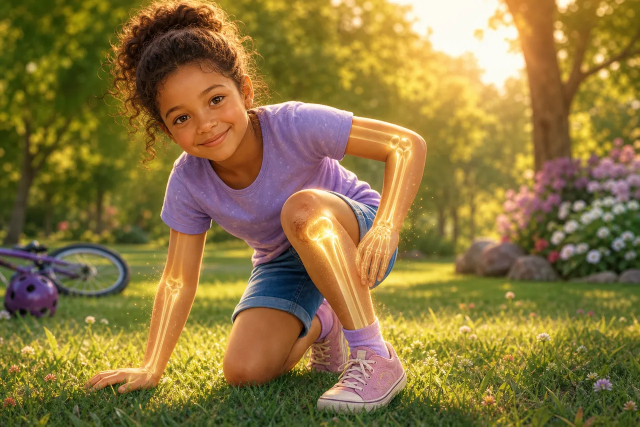
#> input picture book_html/explore my body/assets/bones-main-2.webp, 1280 x 853 px (shown at 1/2 size)
$ python embed_image.py ../assets/bones-main-2.webp
#> lines starting #> are read from the running program, lines starting #| are printed output that depends on the picture
#!/usr/bin/env python3
"""Resize PNG to JPEG data-uri payload for embed script."""
import base64
import io
import sys
from pathlib import Path

from PIL import Image

path = Path(sys.argv[1])
img = Image.open(path).convert("RGB")
#> img is the input picture: PIL image 1280x853 RGB; mean R, G, B 139.4, 118.3, 62.7
img = img.resize((640, 360), Image.Resampling.LANCZOS)
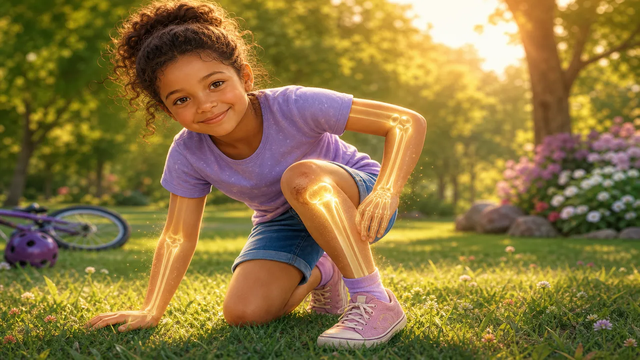
#> img: PIL image 640x360 RGB; mean R, G, B 139.4, 118.3, 62.7
buf = io.BytesIO()
img.save(buf, format="JPEG", quality=82, optimize=True)
print(base64.b64encode(buf.getvalue()).decode("ascii"))

$ run again, on book_html/explore my body/assets/brain-main-2.webp
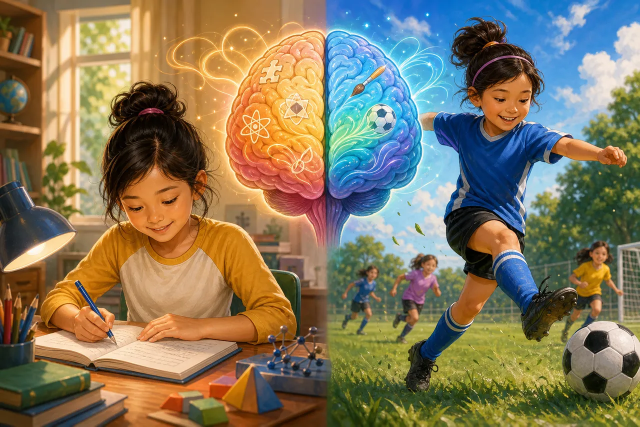
#> input picture book_html/explore my body/assets/brain-main-2.webp, 1280 x 853 px (shown at 1/2 size)
#> img is the input picture: PIL image 1280x853 RGB; mean R, G, B 131.6, 120.4, 93.7
#> `img = img.resize((640, 360), Image.Resampling.LANCZOS)`:
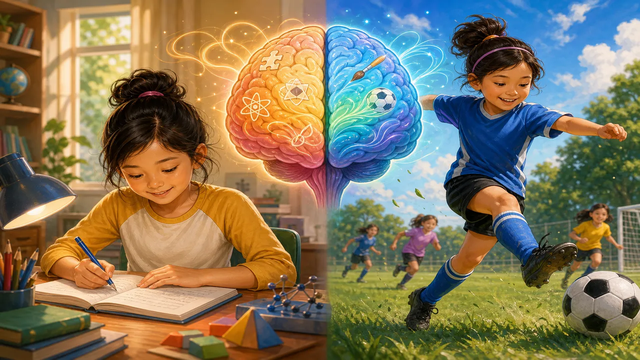
#> img: PIL image 640x360 RGB; mean R, G, B 131.6, 120.4, 93.7

$ run again, on book_html/explore my body/assets/heart-main-2.webp
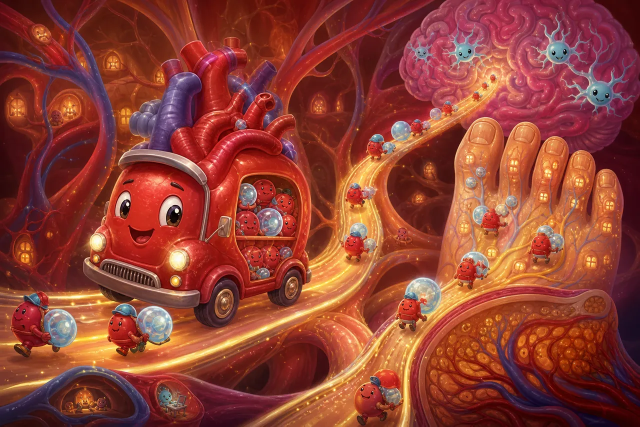
#> input picture book_html/explore my body/assets/heart-main-2.webp, 1280 x 853 px (shown at 1/2 size)
#> img is the input picture: PIL image 1280x853 RGB; mean R, G, B 143.8, 64.3, 51.4
#> `img = img.resize((640, 360), Image.Resampling.LANCZOS)`:
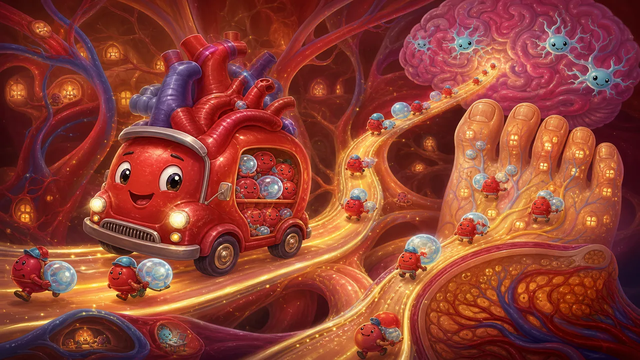
#> img: PIL image 640x360 RGB; mean R, G, B 143.8, 64.3, 51.4

$ run again, on book_html/explore my body/assets/ears-exp-2.png
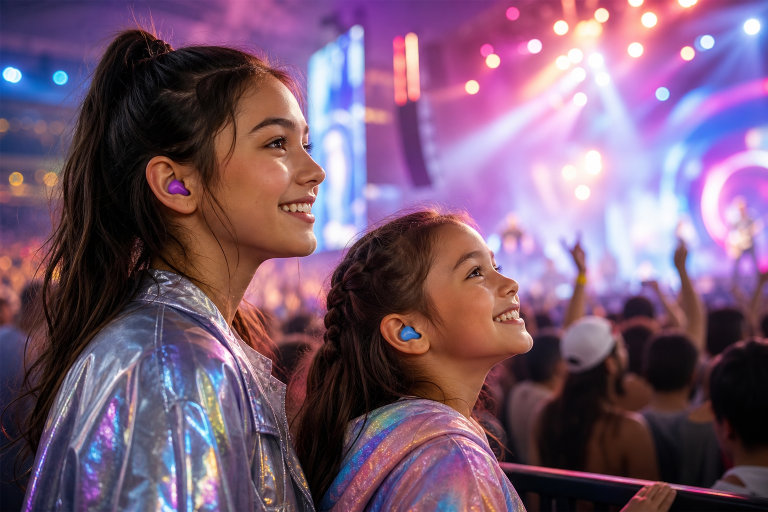
#> input picture book_html/explore my body/assets/ears-exp-2.png, 1536 x 1024 px (shown at 1/2 size)
#> img is the input picture: PIL image 1536x1024 RGB; mean R, G, B 120.8, 90.4, 115.1
#> `img = img.resize((640, 360), Image.Resampling.LANCZOS)`:
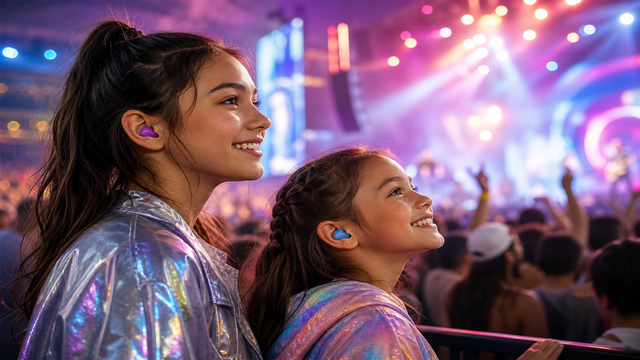
#> img: PIL image 640x360 RGB; mean R, G, B 120.8, 90.4, 115.1
